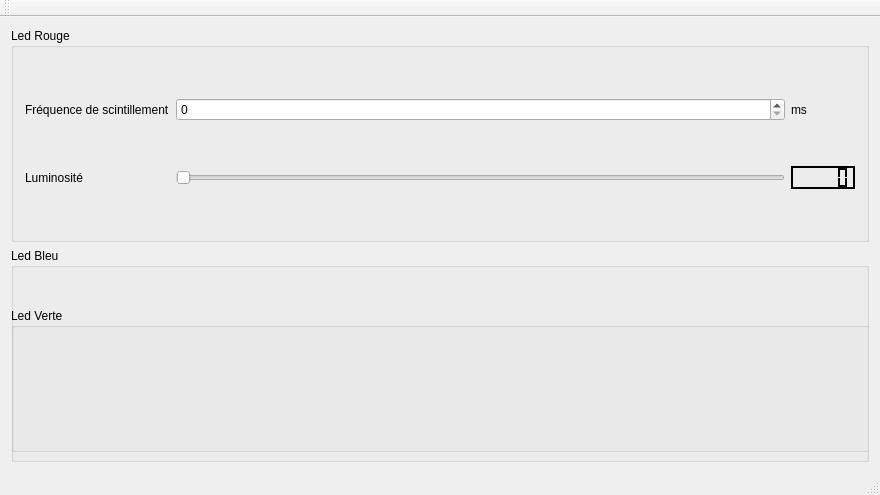
<?xml version="1.0" encoding="UTF-8"?>
<ui version="4.0">
 <class>FenetrePrincipale</class>
 <widget class="QMainWindow" name="FenetrePrincipale">
  <property name="geometry">
   <rect>
    <x>0</x>
    <y>0</y>
    <width>880</width>
    <height>495</height>
   </rect>
  </property>
  <property name="windowTitle">
   <string>FenetrePrincipale</string>
  </property>
  <widget class="QWidget" name="centralWidget">
   <layout class="QVBoxLayout" name="verticalLayout">
    <item>
     <widget class="QGroupBox" name="groupBox">
      <property name="title">
       <string>Led Rouge</string>
      </property>
      <layout class="QGridLayout" name="gridLayout">
       <item row="0" column="1">
        <widget class="QSpinBox" name="freq_scint_ledRouge">
         <property name="maximum">
          <number>1000</number>
         </property>
        </widget>
       </item>
       <item row="2" column="2">
        <widget class="QLCDNumber" name="luminosite_ledRougeView">
         <property name="sizePolicy">
          <sizepolicy hsizetype="Fixed" vsizetype="Minimum">
           <horstretch>60</horstretch>
           <verstretch>0</verstretch>
          </sizepolicy>
         </property>
         <property name="palette">
          <palette>
           <active>
            <colorrole role="WindowText">
             <brush brushstyle="SolidPattern">
              <color alpha="255">
               <red>255</red>
               <green>255</green>
               <blue>255</blue>
              </color>
             </brush>
            </colorrole>
            <colorrole role="Button">
             <brush brushstyle="SolidPattern">
              <color alpha="255">
               <red>0</red>
               <green>0</green>
               <blue>0</blue>
              </color>
             </brush>
            </colorrole>
            <colorrole role="Light">
             <brush brushstyle="SolidPattern">
              <color alpha="255">
               <red>0</red>
               <green>0</green>
               <blue>0</blue>
              </color>
             </brush>
            </colorrole>
            <colorrole role="Midlight">
             <brush brushstyle="SolidPattern">
              <color alpha="255">
               <red>0</red>
               <green>0</green>
               <blue>0</blue>
              </color>
             </brush>
            </colorrole>
            <colorrole role="Dark">
             <brush brushstyle="SolidPattern">
              <color alpha="255">
               <red>0</red>
               <green>0</green>
               <blue>0</blue>
              </color>
             </brush>
            </colorrole>
            <colorrole role="Mid">
             <brush brushstyle="SolidPattern">
              <color alpha="255">
               <red>0</red>
               <green>0</green>
               <blue>0</blue>
              </color>
             </brush>
            </colorrole>
            <colorrole role="Text">
             <brush brushstyle="SolidPattern">
              <color alpha="255">
               <red>255</red>
               <green>255</green>
               <blue>255</blue>
              </color>
             </brush>
            </colorrole>
            <colorrole role="BrightText">
             <brush brushstyle="SolidPattern">
              <color alpha="255">
               <red>255</red>
               <green>255</green>
               <blue>255</blue>
              </color>
             </brush>
            </colorrole>
            <colorrole role="ButtonText">
             <brush brushstyle="SolidPattern">
              <color alpha="255">
               <red>255</red>
               <green>255</green>
               <blue>255</blue>
              </color>
             </brush>
            </colorrole>
            <colorrole role="Base">
             <brush brushstyle="SolidPattern">
              <color alpha="255">
               <red>0</red>
               <green>0</green>
               <blue>0</blue>
              </color>
             </brush>
            </colorrole>
            <colorrole role="Window">
             <brush brushstyle="SolidPattern">
              <color alpha="255">
               <red>0</red>
               <green>0</green>
               <blue>0</blue>
              </color>
             </brush>
            </colorrole>
            <colorrole role="Shadow">
             <brush brushstyle="SolidPattern">
              <color alpha="255">
               <red>0</red>
               <green>0</green>
               <blue>0</blue>
              </color>
             </brush>
            </colorrole>
            <colorrole role="AlternateBase">
             <brush brushstyle="SolidPattern">
              <color alpha="255">
               <red>0</red>
               <green>0</green>
               <blue>0</blue>
              </color>
             </brush>
            </colorrole>
            <colorrole role="ToolTipBase">
             <brush brushstyle="SolidPattern">
              <color alpha="255">
               <red>255</red>
               <green>255</green>
               <blue>220</blue>
              </color>
             </brush>
            </colorrole>
            <colorrole role="ToolTipText">
             <brush brushstyle="SolidPattern">
              <color alpha="255">
               <red>0</red>
               <green>0</green>
               <blue>0</blue>
              </color>
             </brush>
            </colorrole>
           </active>
           <inactive>
            <colorrole role="WindowText">
             <brush brushstyle="SolidPattern">
              <color alpha="255">
               <red>255</red>
               <green>255</green>
               <blue>255</blue>
              </color>
             </brush>
            </colorrole>
            <colorrole role="Button">
             <brush brushstyle="SolidPattern">
              <color alpha="255">
               <red>0</red>
               <green>0</green>
               <blue>0</blue>
              </color>
             </brush>
            </colorrole>
            <colorrole role="Light">
             <brush brushstyle="SolidPattern">
              <color alpha="255">
               <red>0</red>
               <green>0</green>
               <blue>0</blue>
              </color>
             </brush>
            </colorrole>
            <colorrole role="Midlight">
             <brush brushstyle="SolidPattern">
              <color alpha="255">
               <red>0</red>
               <green>0</green>
               <blue>0</blue>
              </color>
             </brush>
            </colorrole>
            <colorrole role="Dark">
             <brush brushstyle="SolidPattern">
              <color alpha="255">
               <red>0</red>
               <green>0</green>
               <blue>0</blue>
              </color>
             </brush>
            </colorrole>
            <colorrole role="Mid">
             <brush brushstyle="SolidPattern">
              <color alpha="255">
               <red>0</red>
               <green>0</green>
               <blue>0</blue>
              </color>
             </brush>
            </colorrole>
            <colorrole role="Text">
             <brush brushstyle="SolidPattern">
              <color alpha="255">
               <red>255</red>
               <green>255</green>
               <blue>255</blue>
              </color>
             </brush>
            </colorrole>
            <colorrole role="BrightText">
             <brush brushstyle="SolidPattern">
              <color alpha="255">
               <red>255</red>
               <green>255</green>
               <blue>255</blue>
              </color>
             </brush>
            </colorrole>
            <colorrole role="ButtonText">
             <brush brushstyle="SolidPattern">
              <color alpha="255">
               <red>255</red>
               <green>255</green>
               <blue>255</blue>
              </color>
             </brush>
            </colorrole>
            <colorrole role="Base">
             <brush brushstyle="SolidPattern">
              <color alpha="255">
               <red>0</red>
               <green>0</green>
               <blue>0</blue>
              </color>
             </brush>
            </colorrole>
            <colorrole role="Window">
             <brush brushstyle="SolidPattern">
              <color alpha="255">
               <red>0</red>
               <green>0</green>
               <blue>0</blue>
              </color>
             </brush>
            </colorrole>
            <colorrole role="Shadow">
             <brush brushstyle="SolidPattern">
              <color alpha="255">
               <red>0</red>
               <green>0</green>
               <blue>0</blue>
              </color>
             </brush>
            </colorrole>
            <colorrole role="AlternateBase">
             <brush brushstyle="SolidPattern">
              <color alpha="255">
               <red>0</red>
               <green>0</green>
               <blue>0</blue>
              </color>
             </brush>
            </colorrole>
            <colorrole role="ToolTipBase">
             <brush brushstyle="SolidPattern">
              <color alpha="255">
               <red>255</red>
               <green>255</green>
               <blue>220</blue>
              </color>
             </brush>
            </colorrole>
            <colorrole role="ToolTipText">
             <brush brushstyle="SolidPattern">
              <color alpha="255">
               <red>0</red>
               <green>0</green>
               <blue>0</blue>
              </color>
             </brush>
            </colorrole>
           </inactive>
           <disabled>
            <colorrole role="WindowText">
             <brush brushstyle="SolidPattern">
              <color alpha="255">
               <red>0</red>
               <green>0</green>
               <blue>0</blue>
              </color>
             </brush>
            </colorrole>
            <colorrole role="Button">
             <brush brushstyle="SolidPattern">
              <color alpha="255">
               <red>0</red>
               <green>0</green>
               <blue>0</blue>
              </color>
             </brush>
            </colorrole>
            <colorrole role="Light">
             <brush brushstyle="SolidPattern">
              <color alpha="255">
               <red>0</red>
               <green>0</green>
               <blue>0</blue>
              </color>
             </brush>
            </colorrole>
            <colorrole role="Midlight">
             <brush brushstyle="SolidPattern">
              <color alpha="255">
               <red>0</red>
               <green>0</green>
               <blue>0</blue>
              </color>
             </brush>
            </colorrole>
            <colorrole role="Dark">
             <brush brushstyle="SolidPattern">
              <color alpha="255">
               <red>0</red>
               <green>0</green>
               <blue>0</blue>
              </color>
             </brush>
            </colorrole>
            <colorrole role="Mid">
             <brush brushstyle="SolidPattern">
              <color alpha="255">
               <red>0</red>
               <green>0</green>
               <blue>0</blue>
              </color>
             </brush>
            </colorrole>
            <colorrole role="Text">
             <brush brushstyle="SolidPattern">
              <color alpha="255">
               <red>0</red>
               <green>0</green>
               <blue>0</blue>
              </color>
             </brush>
            </colorrole>
            <colorrole role="BrightText">
             <brush brushstyle="SolidPattern">
              <color alpha="255">
               <red>255</red>
               <green>255</green>
               <blue>255</blue>
              </color>
             </brush>
            </colorrole>
            <colorrole role="ButtonText">
             <brush brushstyle="SolidPattern">
              <color alpha="255">
               <red>0</red>
               <green>0</green>
               <blue>0</blue>
              </color>
             </brush>
            </colorrole>
            <colorrole role="Base">
             <brush brushstyle="SolidPattern">
              <color alpha="255">
               <red>0</red>
               <green>0</green>
               <blue>0</blue>
              </color>
             </brush>
            </colorrole>
            <colorrole role="Window">
             <brush brushstyle="SolidPattern">
              <color alpha="255">
               <red>0</red>
               <green>0</green>
               <blue>0</blue>
              </color>
             </brush>
            </colorrole>
            <colorrole role="Shadow">
             <brush brushstyle="SolidPattern">
              <color alpha="255">
               <red>0</red>
               <green>0</green>
               <blue>0</blue>
              </color>
             </brush>
            </colorrole>
            <colorrole role="AlternateBase">
             <brush brushstyle="SolidPattern">
              <color alpha="255">
               <red>0</red>
               <green>0</green>
               <blue>0</blue>
              </color>
             </brush>
            </colorrole>
            <colorrole role="ToolTipBase">
             <brush brushstyle="SolidPattern">
              <color alpha="255">
               <red>255</red>
               <green>255</green>
               <blue>220</blue>
              </color>
             </brush>
            </colorrole>
            <colorrole role="ToolTipText">
             <brush brushstyle="SolidPattern">
              <color alpha="255">
               <red>0</red>
               <green>0</green>
               <blue>0</blue>
              </color>
             </brush>
            </colorrole>
           </disabled>
          </palette>
         </property>
         <property name="font">
          <font>
           <pointsize>11</pointsize>
           <weight>75</weight>
           <bold>true</bold>
          </font>
         </property>
        </widget>
       </item>
       <item row="2" column="0">
        <widget class="QLabel" name="label_2">
         <property name="text">
          <string>Luminosité</string>
         </property>
        </widget>
       </item>
       <item row="0" column="2">
        <widget class="QLabel" name="label_3">
         <property name="text">
          <string>ms</string>
         </property>
        </widget>
       </item>
       <item row="0" column="0">
        <widget class="QLabel" name="label">
         <property name="text">
          <string>Fréquence de scintillement</string>
         </property>
        </widget>
       </item>
       <item row="2" column="1">
        <widget class="QSlider" name="luminosite_ledRouge">
         <property name="statusTip">
          <string/>
         </property>
         <property name="maximum">
          <number>255</number>
         </property>
         <property name="orientation">
          <enum>Qt::Horizontal</enum>
         </property>
        </widget>
       </item>
      </layout>
     </widget>
    </item>
    <item>
     <widget class="QGroupBox" name="groupBox_2">
      <property name="title">
       <string>Led Bleu</string>
      </property>
      <widget class="QGroupBox" name="groupBox_3">
       <property name="geometry">
        <rect>
         <x>0</x>
         <y>60</y>
         <width>862</width>
         <height>144</height>
        </rect>
       </property>
       <property name="title">
        <string>Led Verte</string>
       </property>
       <zorder>groupBox</zorder>
      </widget>
     </widget>
    </item>
   </layout>
  </widget>
  <widget class="QToolBar" name="mainToolBar">
   <attribute name="toolBarArea">
    <enum>TopToolBarArea</enum>
   </attribute>
   <attribute name="toolBarBreak">
    <bool>false</bool>
   </attribute>
  </widget>
  <widget class="QStatusBar" name="statusBar"/>
 </widget>
 <layoutdefault spacing="6" margin="11"/>
 <resources/>
 <connections>
  <connection>
   <sender>luminosite_ledRouge</sender>
   <signal>valueChanged(int)</signal>
   <receiver>luminosite_ledRougeView</receiver>
   <slot>display(int)</slot>
   <hints>
    <hint type="sourcelabel">
     <x>282</x>
     <y>88</y>
    </hint>
    <hint type="destinationlabel">
     <x>450</x>
     <y>89</y>
    </hint>
   </hints>
  </connection>
 </connections>
</ui>
